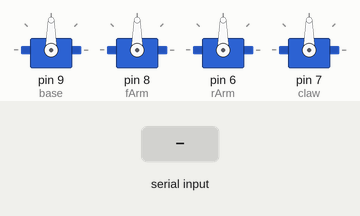
The sketch below on a simulated Arduino Uno, built with avr-gcc and run on an emulated ATmega328P. Shown: 4 × servo. The test bench sets the inputs (shaded band). What the sketch prints to the serial monitor is not drawn.

Above: at 2.0 s.
2.1 s: "b,45\n" received over Serial
At 2.4 s:
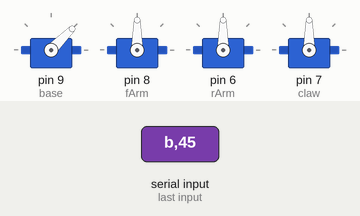
3.6 s: "f,45\n" received over Serial
At 4.1 s:
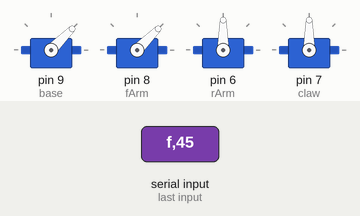
5.1 s: "r,45\n" received over Serial
At 6.2 s:
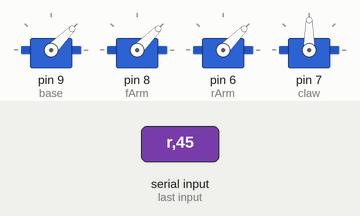
6.6 s: "c,45\n" received over Serial
At 7.8 s:
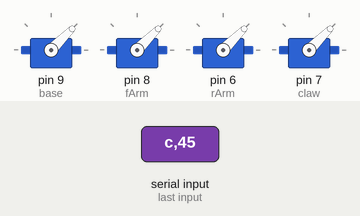
8.1 s: "b90\n" received over Serial
At 9.1 s:
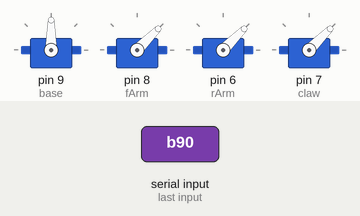
9.6 s: "b" received over Serial
At 11.3 s:
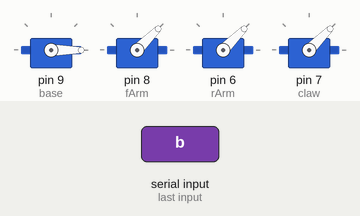
Timing chart, 0 to 12.8 s (numbered marks = the images above; inputs shaded):
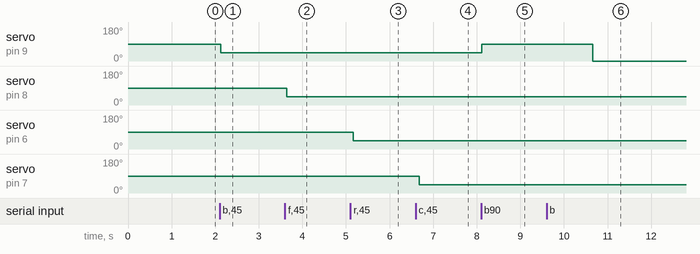

The sketch:

arm_test.ino
```cpp
#include <Servo.h>
Servo base,fArm,rArm,claw;//b底座，f前臂，r后臂，c夹爪
//存储当前电机角度数值
int bPos=90;
int fPos=90;
int rPos=90;
int cPos=90;
//限制点击转动角度,用const创建常量
const int bMin=0;
const int bMax=180;
const int fMin=15;
const int fMax=120;
const int rMin=40;
const int rMax=170;
const int cMin=5;
const int cMax=90;
//初始化电机对应pwm针脚
void setup() {
  base.attach(9);
  delay(200);
  fArm.attach(8);
  delay(200);
  rArm.attach(6);
  delay(200);
  claw.attach(7);
  delay(200);
  Serial.begin(9600);
  Serial.println("欢迎使用");
}

void loop() {
  // put your main code here, to run repeatedly:
  if(Serial.available()>0){
    char name = Serial.read();
    armDataCmd(name);
  }
  base.write(bPos);
  delay(15);
  rArm.write(rPos);
  delay(15);
  fArm.write(fPos);
  delay(15);
  claw.write(cPos);
  delay(15);
}
void armDataCmd(char name){
  Serial.print("name=");
  Serial.println(name);
  int servoData = Serial.parseInt();
  switch (name){
    case 'b':
      bPos=servoData;
      Serial.print("转到：");
      Serial.println(bPos);
      break;

      case 'f':
      fPos=servoData;
      Serial.print("转到：");
      Serial.println(fPos);
      break;

      case 'r':
      rPos=servoData;
      Serial.print("转到：");
      Serial.println(rPos);
      break;

      case 'c':
      cPos=servoData;
      Serial.print("转到：");
      Serial.println(cPos);
      break;
  }
}
```

Measured:
- after the input at 2.1 s, servo on pin 9 (base): 90° → 45° at once
- after the input at 3.6 s, servo on pin 8 (fArm): 90° → 45° at once
- after the input at 5.1 s, servo on pin 6 (rArm): 90° → 45° after 0.07 s
- after the input at 6.6 s, servo on pin 7 (claw): 90° → 45° after 0.08 s
- after the input at 8.1 s, servo on pin 9 (base): 45° → 90° at once
- after the input at 9.6 s, servo on pin 9 (base): 90° → 0° after 1.1 s
